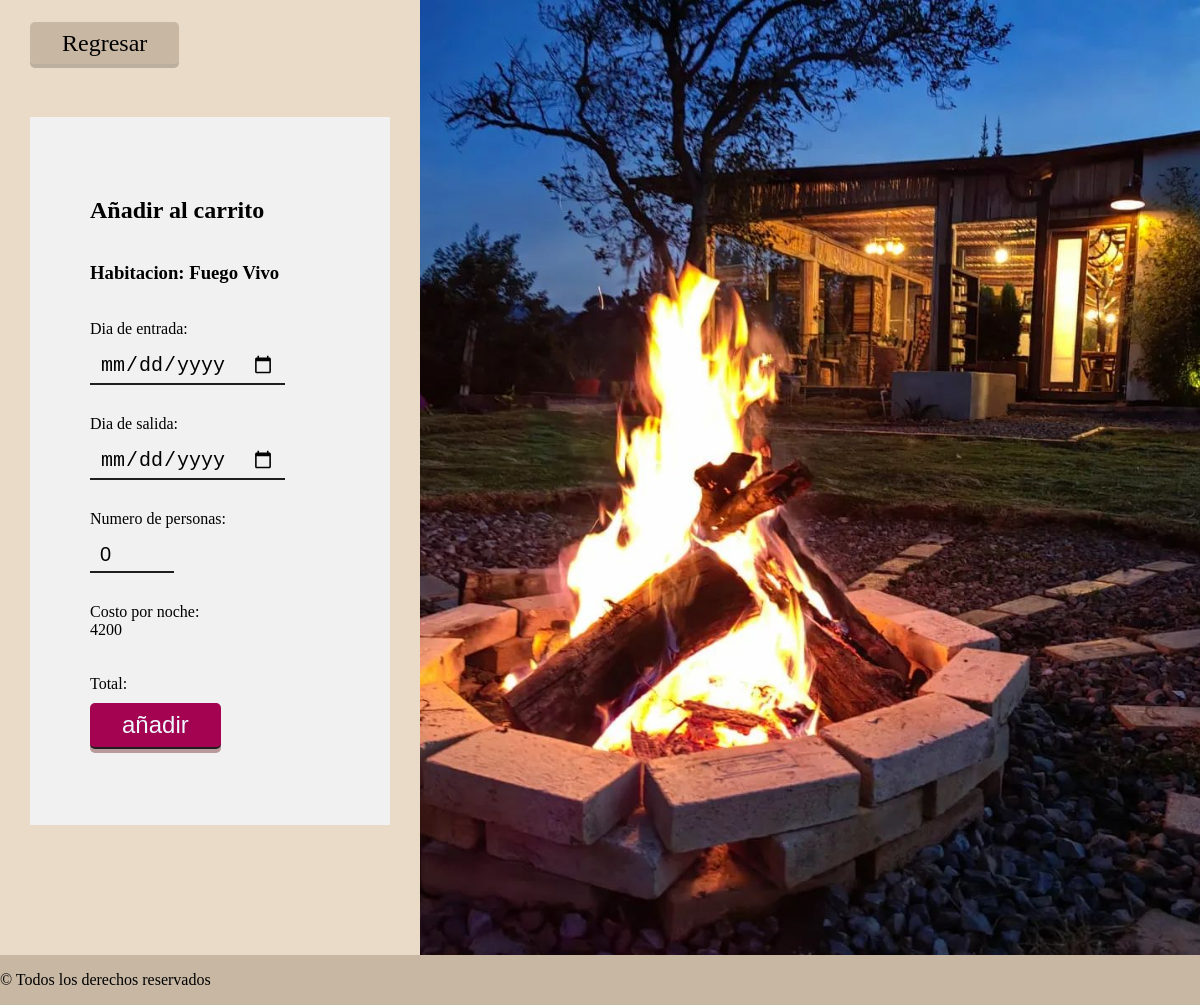
The app's page /src/cliente/view/carrito.php?id=5 (signed in) with its own data.
### tables this page shows
CREATE TABLE `habitaciones` (
  `idhabitacion` int(11) NOT NULL,
  `nombre` varchar(45) DEFAULT NULL,
  `categoria` enum('Estandar','Deluxe','Suite') DEFAULT NULL,
  `disponibles` int(1) DEFAULT NULL,
  `numHabitaciones` int(11) NOT NULL,
  `descripcion` varchar(250) DEFAULT NULL,
  `costoPorNoche` int(11) NOT NULL,
  `capacidadDePersonas` int(11) DEFAULT NULL,
  `urlImagen` varchar(500) DEFAULT NULL
);

### src/servidor/reservacion.php (the view, shortened to what this page needs)
<?php
    function reservar($id, $entrada, $salida, $personas){
        $conexionSql = new Conexiondb();
        $conexionSql = $conexionSql->getConnection();
        $peticion = "SELECT * FROM habitaciones WHERE idhabitacion = $id";
        $resultado = $conexionSql->query($peticion);
        $html = '';
        while($registro = $resultado->fetch_assoc()){
            $html .= '<input type="hidden" id="idhabitacion" value="'.$registro['idhabitacion'].'">';
            $html .= '<h3><label>Habitacion: '.$registro['nombre'].'</label></h3> <br><br>';
            $html .= '<label>Dia de entrada: </label>';
            $html .= '<input type="date" id="entrada" value='.$entrada.'>';
            $html .= '<label>Dia de salida: </label>';
            $html .= '<input type="date" id="salida" value='.$salida.'>';
            $html .= '<label>Numero de personas:</label>';
            $html .= '<input type="number" min="1" max="10" maxlength="3" id="numPersonas" value='.$personas.'>';
            $html .= '<label>Costo por noche: <div id="costoPorNoche">'.$registro['costoPorNoche'].'</div></label><br>';
            $html .= '<input type="hidden" id="capacidad" value="'.$registro['capacidadDePersonas'].'"><br>';
            $html .= '<label>Total: <div id="total"></div></label>';
        }
        echo $html;
        return $html;
    }
    function obtenerImagen($id){
        $conexionSql = new Conexiondb();
        $conexionSql = $conexionSql->getConnection();
        $peticion = "SELECT urlImagen FROM habitaciones WHERE idhabitacion = $id";
        $resultado = $conexionSql->query($peticion);
        if ($resultado && $fila = $resultado->fetch_assoc()) {
            $urlImagen = $fila['urlImagen'];
            $imagenHtml = '<img src="../recursos/img/habitaciones/' . $urlImagen . '" alt="imagen de fondo" id="idImagenFondo">';
            echo $imagenHtml;
            return $urlImagen;
        } else {
            echo "No se encontró la imagen.";
            return null;
        }
    }
?>

### src/cliente/css/anadirCarro.css (style rules this page uses)
html { box-sizing: border-box; }
*, *::before, *::after { box-sizing: inherit; }
body { background-color: #EADBC8; font-family: Georgia; margin: 0; }
aside img { width: 100%; height: 100%; object-fit: cover; object-position: center; }
h3 { margin: 0; }
form input, form select { margin: 10px auto 30px 0; appearance: none; margin-right: auto; border: none; background: transparent; border-bottom: 2px solid #1E1E1E; font-size: 1.25rem; transition: border-color 0.3s; padding: 5px 10px; outline: none; }

### records on screen
habitaciones: urlImagen (picture), nombre "Fuego Vivo", costoPorNoche "4200"
